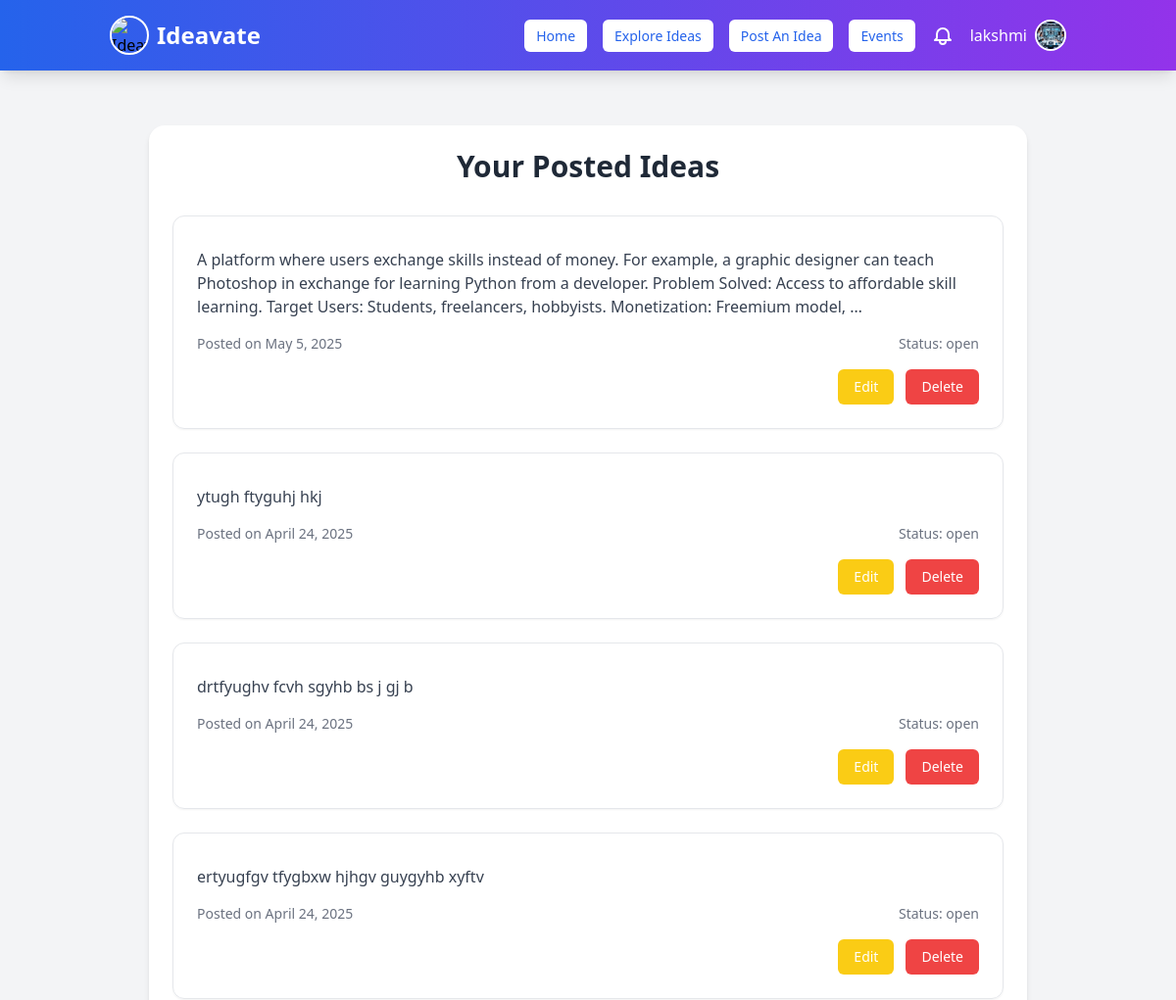
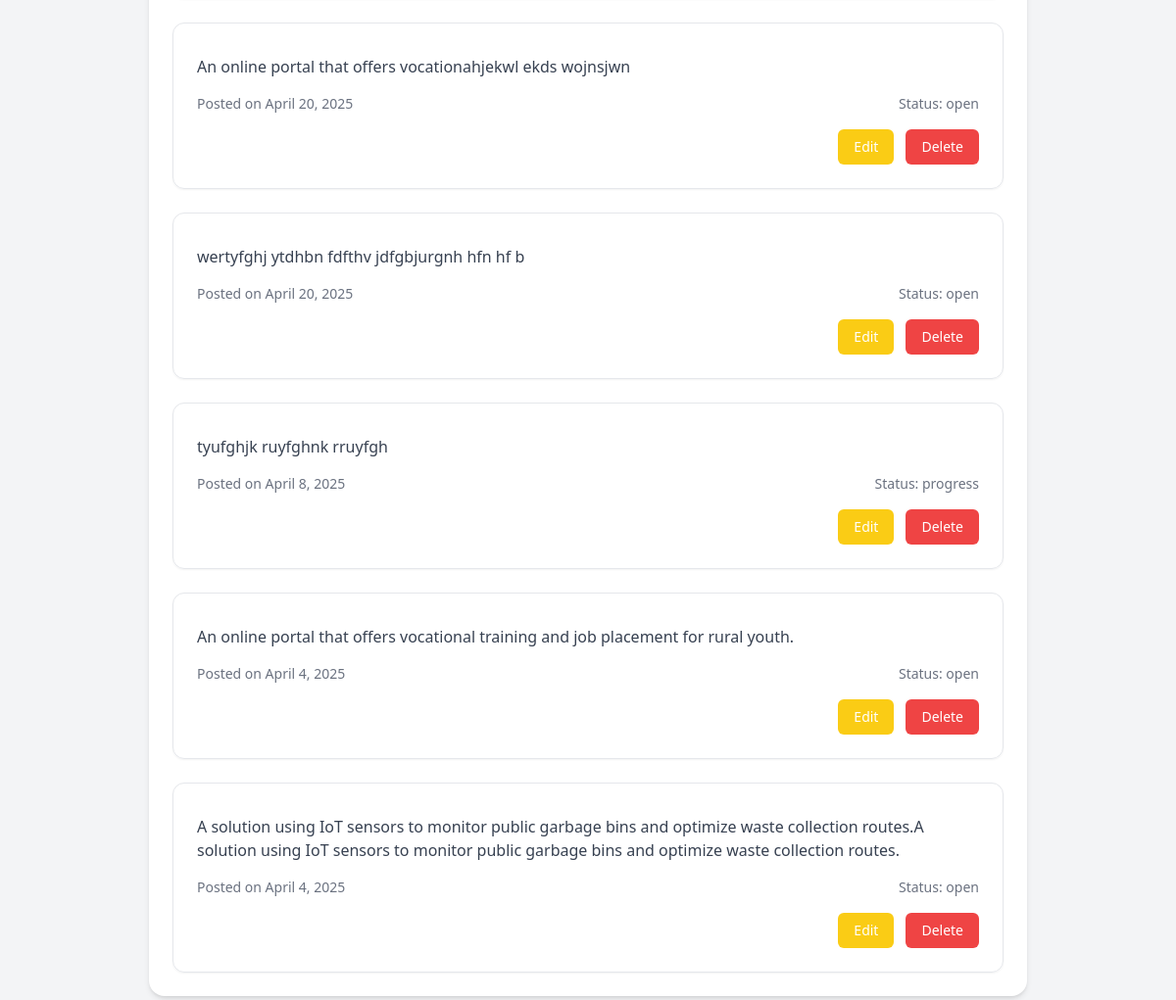
Page /your-ideas/ (signed in) on the committed database (2 pictures, top to bottom).
### myapp/models.py (models this page shows, shortened)
class User(AbstractUser):
    is_user = models.BooleanField(default=False)
    is_organization = models.BooleanField(default=False)
    groups = models.ManyToManyField(Group, related_name="custom_user_groups", blank=True)
    user_permissions = models.ManyToManyField(Permission, related_name="custom_user_permissions", blank=True)

class UserProfile(models.Model):
    user = models.OneToOneField(User, on_delete=models.CASCADE, related_name="user_profile")
    profession = models.CharField(max_length=255, blank=True, null=True)  # Example: Entrepreneur, Developer
    expertise = models.CharField(max_length=255, blank=True, null=True)  # Example: AI, Marketing, FinTech
    bio = models.TextField(blank=True, null=True)  # Short user description
    profile_picture = models.ImageField(upload_to="profile_pics/", blank=True, null=True)
    class Meta:
        verbose_name = "User Profile"
        verbose_name_plural = "User Profiles"

class Idea(models.Model):
    user = models.ForeignKey(User, on_delete=models.CASCADE, related_name="ideas")
    idea_name = models.CharField(max_length=100)
    description = models.TextField(blank=True)
    category = models.CharField(max_length=100, blank=True, null=True)  # Example: Tech, Health, AI
    funding_goal = models.DecimalField(max_digits=10, decimal_places=2, null=True, blank=True)
    estimated_investment = models.DecimalField(max_digits=10, decimal_places=2, null=True, blank=True)
    collaboration = models.BooleanField(default=False)
    status = models.CharField(
        max_length=20,
        choices=[("open", "Open for Investment"), ("progress", "In Progress"), ("completed", "Completed")],
        default="open"
    )
    created_at = models.DateTimeField(auto_now_add=True)  # Timestamp when idea is posted
    updated_at = models.DateTimeField(auto_now=True)  # Timestamp when idea is modified
    class Meta:
        verbose_name = "Idea"
        verbose_name_plural = "Ideas"
        ordering = ["-created_at"]  # Show newest ideas first

### myapp/views.py (the view)
# urls.py: path('your-ideas/', views.your_ideas_view, name='your_ideas'),
@login_required(login_url='signin')
def your_ideas_view(request):
    user_ideas = Idea.objects.filter(user=request.user).order_by('-created_at')  # or '-id'
    return render(request, 'your_ideas.html', {'ideas': user_ideas})

### templates/your_ideas.html (shortened to what this page needs)
{% extends 'navbar.html' %}
{% load static %}
{% block content %}
<div class="max-w-4xl mx-auto mt-12 p-6 bg-white rounded-2xl shadow-md">
    <h2 class="text-3xl font-bold text-gray-800 mb-8 text-center">Your Posted Ideas</h2>
    {% if ideas %}
        <div class="space-y-6">
            {% for idea in ideas %}
                <div class="border border-gray-200 rounded-xl p-6 shadow-sm hover:shadow-md transition">
                    <p class="text-gray-700 mb-4">{{ idea.description|truncatewords:40 }}</p>
                    <div class="flex justify-between items-center text-sm text-gray-500">
                        <span>Posted on {{ idea.created_at|date:"F j, Y" }}</span>
                        <span>Status: {{ idea.status|default:"Pending" }}</span>
                    </div>
                    <div class="mt-4 flex justify-end space-x-3">
                        <a href="{% url 'edit_idea' idea.id %}" class="px-4 py-2 bg-yellow-400 text-white rounded-md hover:bg-yellow-500 text-sm font-medium">
                            Edit
                        </a>
                        <form method="POST" action="{% url 'delete_idea' idea.id %}" onsubmit="return confirm('Are you sure you want to delete this idea?');">
                            <button type="submit" class="px-4 py-2 bg-red-500 text-white rounded-md hover:bg-red-600 text-sm font-medium">
                                Delete
                            </button>
                        </form>
                    </div>
                </div>
            {% endfor %}
        </div>
    {% else %}
        <p class="text-center text-gray-500">You haven't posted any ideas yet.</p>
    {% endif %}
</div>
{% endblock %}

### templates/navbar.html (shortened to what this page needs)
{% load static %}
<!DOCTYPE html>
<html lang="en">
<head>
  <script src="https://cdn.tailwindcss.com"></script>
</head>
<body class="bg-gray-100">
  <nav class="bg-gradient-to-r from-blue-600 to-purple-600 shadow-lg py-4 fixed w-full top-0 z-50">
    <div class="container mx-auto flex flex-wrap justify-between items-center px-6">
      <div class="flex items-center space-x-2">
        <img class="h-10 w-10 rounded-full border-2 border-white object-cover"
             src="https://sdmntprsouthcentralus.oaiusercontent.com/files/00000000-0278-61f7-b4ea-7d10b20b69cb/raw?se=2025-05-05T21%3A30%3A44Z&sp=r&sv=2024-08-04&sr=b&scid=4c8e70e2-16cd-5abf-8647-44f968b0a672&skoid=f0c3f613-0f9b-4a8a-a29a-c1a910343ad7&sktid=a48cca56-e6da-484e-a814-9c849652bcb3&skt=2025-05-05T10%3A26%3A38Z&ske=2025-05-06T10%3A26%3A38Z&sks=b&skv=2024-08-04&sig=podV5K3xPyxlE5dahytUbL3hhyrzo/4smHO7KBfd/F4%3D"
             alt="Ideavate Logo">
        <a href="{% url 'home' %}" class="text-white text-2xl font-bold hover:opacity-90 transition">Ideavate</a>
      </div>
      <div id="nav-links" class="w-full md:flex md:items-center md:w-auto hidden">
        <div class="flex flex-col md:flex-row md:space-x-4 w-full md:w-auto items-center">
          {% if user.is_authenticated %}
            {% if user.is_superuser %}
              <a href="{% url 'admin_dashboard' %}" class="nav-button">Admin Dashboard</a>
            {% else %}
              {% if user.is_user %}
                <a href="{% url 'home' %}" class="nav-button">Home</a>
                <a href="{% url 'idea_list' %}" class="nav-button">Explore Ideas</a>
                <a href="{% url 'post_idea' %}" class="nav-button">Post An Idea</a>
                <a href="{% url 'events' %}" class="nav-button">Events</a>
              {% elif user.is_organization %}
                <a href="{% url 'home' %}" class="nav-button">Home</a>
                <a href="{% url 'idea_list' %}" class="nav-button">Explore Ideas</a>
                <a href="{% url 'events' %}" class="nav-button">Events</a>
                <a href="{% url 'post_event' %}" class="nav-button">Post Events</a>
              {% endif %}
              <a href="{% url 'notifications' %}" class="relative text-white hover:text-blue-300">
              </a>
              <div class="relative flex items-center space-x-2 ml-2">
                <span class="text-white font-medium">{{ user.username }}</span>
                <button onclick="toggleDropdown(event)" class="focus:outline-none">
                  {% if user.is_user and user.user_profile.profile_picture %}
                    <img
                      src="{{ user.user_profile.profile_picture.url }}"
                      alt="Profile"
                      class="h-8 w-8 rounded-full border-2 border-white object-cover"
                    />
                  {% elif user.is_organization and user.organization_profile.profile_picture %}
                    <img
                      src="{{ user.organization_profile.profile_picture.url }}"
                      alt="Company"
                      class="h-8 w-8 rounded-full border-2 border-white object-cover"
                    />
                  {% else %}
                    <img
                      src="{% static 'images/default-profile.png' %}"
                      alt="Default"
                      class="h-8 w-8 rounded-full border-2 border-white object-cover"
                    />
                  {% endif %}
                </button>
              </div>
            {% endif %}
          {% else %}
            <a href="{% url 'signin' %}" class="nav-button">Sign In</a>
            <a href="{% url 'signup' %}" class="nav-button">Sign Up</a>
          {% endif %}
        </div>
      </div>
    </div>
  </nav>
  <div class="container mx-auto px-4 py-20">
    {% block content %}{% endblock %}
  </div>
</body>
</html>

### templates/navbar.html (style rules this page uses)
.nav-button { padding: 6px 12px; font-size: 14px; background: white; color: #2563eb; font-weight: 500; border-radius: 6px; transition: background 0.3s ease-in-out; }

### rows in the picture
User: username "lakshmi", user_profile.profile_picture (picture)
Idea: description "A platform where users exchange skills instead of money. For example, a graphic designer can teach Photoshop in exchange for learning Python from a developer. Problem Solved: Access to affordable skill learning. Target Users: Students, freelancers, hobbyists. Monetization: Freemium model, …", created_at "May 5, 2025", status "open"
Idea: description "ytugh ftyguhj hkj", created_at "April 24, 2025", status "open"
Idea: description "drtfyughv fcvh sgyhb bs j gj b", created_at "April 24, 2025", status "open"
Idea: description "ertyugfgv tfygbxw hjhgv guygyhb xyftv", created_at "April 24, 2025", status "open"
Idea: description "An online portal that offers vocationahjekwl ekds wojnsjwn", created_at "April 20, 2025", status "open"
Idea: description "wertyfghj ytdhbn fdfthv jdfgbjurgnh hfn hf b", created_at "April 20, 2025", status "open"
Idea: description "tyufghjk ruyfghnk rruyfgh", created_at "April 8, 2025", status "progress"
Idea: description "An online portal that offers vocational training and job placement for rural youth.", created_at "April 4, 2025", status "open"
Idea: description "A solution using IoT sensors to monitor public garbage bins and optimize waste collection routes.A solution using IoT sensors to monitor public garbage bins and optimize waste collection routes.", created_at "April 4, 2025", status "open"
